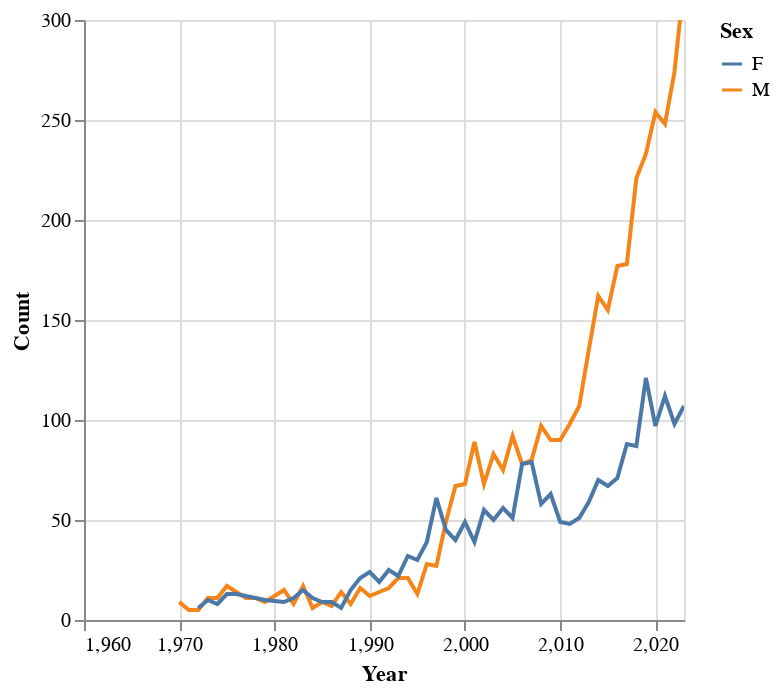

Notebook cell for this chart:
### Code cell
aries_chart = alt.Chart(aries_df).mark_line().encode(
    x=alt.X('Year', scale=alt.Scale(domain=[1960, 2023])),
    y=alt.Y('Count', scale=alt.Scale(domain=[0,300])),
    color='Sex',
).interactive()

aries_chart

### Figure 1 — Vega-Lite specification as saved in the notebook (floating-point values rounded to 4 significant figures)
{"config": {"view": {"continuousWidth": 300, "continuousHeight": 300}}, "data": {"name": "data-accf7474d88558f6550e29cf8921a1e8"}, "mark": {"type": "line"}, "encoding": {"color": {"field": "Sex", "type": "nominal"}, "x": {"field": "Year", "scale": {"domain": [1960, 2023]}, "type": "quantitative"}, "y": {"field": "Count", "scale": {"domain": [0, 300]}, "type": "quantitative"}}, "params": [{"name": "param_62", "select": {"type": "interval", "encodings": ["x", "y"]}, "bind": "scales"}], "$schema": "https://vega.github.io/schema/vega-lite/v5.17.0.json", "datasets": {"data-accf7474d88558f6550e29cf8921a1e8": [{"Year": 1970, "Name": "Aries", "Sex": "M", "Count": 9}, {"Year": 1971, "Name": "Aries", "Sex": "M", "Count": 5}, {"Year": 1972, "Name": "Aries", "Sex": "F", "Count": 6}, {"Year": 1972, "Name": "Aries", "Sex": "M", "Count": 5}, {"Year": 1973, "Name": "Aries", "Sex": "F", "Count": 10}, {"Year": 1973, "Name": "Aries", "Sex": "M", "Count": 11}, {"Year": 1974, "Name": "Aries", "Sex": "F", "Count": 8}, {"Year": 1974, "Name": "Aries", "Sex": "M", "Count": 11}, {"Year": 1975, "Name": "Aries", "Sex": "F", "Count": 13}, {"Year": 1975, "Name": "Aries", "Sex": "M", "Count": 17}, {"Year": 1976, "Name": "Aries", "Sex": "F", "Count": 13}, {"Year": 1976, "Name": "Aries", "Sex": "M", "Count": 14}, {"Year": 1977, "Name": "Aries", "Sex": "M", "Count": 11}, {"Year": 1978, "Name": "Aries", "Sex": "M", "Count": 11}, {"Year": 1979, "Name": "Aries", "Sex": "F", "Count": 10}, {"Year": 1979, "Name": "Aries", "Sex": "M", "Count": 9}, {"Year": 1981, "Name": "Aries", "Sex": "F", "Count": 9}, {"Year": 1981, "Name": "Aries", "Sex": "M", "Count": 15}, {"Year": 1982, "Name": "Aries", "Sex": "F", "Count": 11}, {"Year": 1982, "Name": "Aries", "Sex": "M", "Count": 8}, {"Year": 1983, "Name": "Aries", "Sex": "F", "Count": 15}, {"Year": 1983, "Name": "Aries", "Sex": "M", "Count": 17}, {"Year": 1984, "Name": "Aries", "Sex": "F", "Count": 11}, {"Year": 1984, "Name": "Aries", "Sex": "M", "Count": 6}, {"Year": 1985, "Name": "Aries", "Sex": "F", "Count": 9}, {"Year": 1985, "Name": "Aries", "Sex": "M", "Count": 9}, {"Year": 1986, "Name": "Aries", "Sex": "F", "Count": 9}, {"Year": 1986, "Name": "Aries", "Sex": "M", "Count": 7}, {"Year": 1987, "Name": "Aries", "Sex": "F", "Count": 6}, {"Year": 1987, "Name": "Aries", "Sex": "M", "Count": 14}, {"Year": 1988, "Name": "Aries", "Sex": "F", "Count": 15}, {"Year": 1988, "Name": "Aries", "Sex": "M", "Count": 8}, {"Year": 1989, "Name": "Aries", "Sex": "F", "Count": 21}, {"Year": 1989, "Name": "Aries", "Sex": "M", "Count": 16}, {"Year": 1990, "Name": "Aries", "Sex": "F", "Count": 24}, {"Year": 1990, "Name": "Aries", "Sex": "M", "Count": 12}, {"Year": 1991, "Name": "Aries", "Sex": "F", "Count": 19}, {"Year": 1991, "Name": "Aries", "Sex": "M", "Count": 14}, {"Year": 1992, "Name": "Aries", "Sex": "F", "Count": 25}, {"Year": 1992, "Name": "Aries", "Sex": "M", "Count": 16}, {"Year": 1993, "Name": "Aries", "Sex": "F", "Count": 22}, {"Year": 1993, "Name": "Aries", "Sex": "M", "Count": 21}, {"Year": 1994, "Name": "Aries", "Sex": "F", "Count": 32}, {"Year": 1994, "Name": "Aries", "Sex": "M", "Count": 21}, {"Year": 1995, "Name": "Aries", "Sex": "F", "Count": 30}, {"Year": 1995, "Name": "Aries", "Sex": "M", "Count": 13}, {"Year": 1996, "Name": "Aries", "Sex": "F", "Count": 39}, {"Year": 1996, "Name": "Aries", "Sex": "M", "Count": 28}, {"Year": 1997, "Name": "Aries", "Sex": "F", "Count": 61}, {"Year": 1997, "Name": "Aries", "Sex": "M", "Count": 27}, {"Year": 1998, "Name": "Aries", "Sex": "F", "Count": 45}, {"Year": 1998, "Name": "Aries", "Sex": "M", "Count": 49}, {"Year": 1999, "Name": "Aries", "Sex": "F", "Count": 40}, {"Year": 1999, "Name": "Aries", "Sex": "M", "Count": 67}, {"Year": 2000, "Name": "Aries", "Sex": "F", "Count": 49}, {"Year": 2000, "Name": "Aries", "Sex": "M", "Count": 68}, {"Year": 2001, "Name": "Aries", "Sex": "F", "Count": 39}, {"Year": 2001, "Name": "Aries", "Sex": "M", "Count": 89}, {"Year": 2002, "Name": "Aries", "Sex": "F", "Count": 55}, {"Year": 2002, "Name": "Aries", "Sex": "M", "Count": 68}, {"Year": 2003, "Name": "Aries", "Sex": "F", "Count": 50}, {"Year": 2003, "Name": "Aries", "Sex": "M", "Count": 83}, {"Year": 2004, "Name": "Aries", "Sex": "F", "Count": 56}, {"Year": 2004, "Name": "Aries", "Sex": "M", "Count": 75}, {"Year": 2005, "Name": "Aries", "Sex": "F", "Count": 51}, {"Year": 2005, "Name": "Aries", "Sex": "M", "Count": 92}, {"Year": 2006, "Name": "Aries", "Sex": "F", "Count": 78}, {"Year": 2006, "Name": "Aries", "Sex": "M", "Count": 78}, {"Year": 2007, "Name": "Aries", "Sex": "F", "Count": 79}, {"Year": 2007, "Name": "Aries", "Sex": "M", "Count": 80}, {"Year": 2008, "Name": "Aries", "Sex": "F", "Count": 58}, {"Year": 2008, "Name": "Aries", "Sex": "M", "Count": 97}, {"Year": 2009, "Name": "Aries", "Sex": "F", "Count": 63}, {"Year": 2009, "Name": "Aries", "Sex": "M", "Count": 90}, {"Year": 2010, "Name": "Aries", "Sex": "F", "Count": 49}, {"Year": 2010, "Name": "Aries", "Sex": "M", "Count": 90}, {"Year": 2011, "Name": "Aries", "Sex": "F", "Count": 48}, {"Year": 2011, "Name": "Aries", "Sex": "M", "Count": 98}, {"Year": 2012, "Name": "Aries", "Sex": "F", "Count": 51}, {"Year": 2012, "Name": "Aries", "Sex": "M", "Count": 107}, {"Year": 2013, "Name": "Aries", "Sex": "F", "Count": 59}, {"Year": 2013, "Name": "Aries", "Sex": "M", "Count": 135}, {"Year": 2014, "Name": "Aries", "Sex": "F", "Count": 70}, {"Year": 2014, "Name": "Aries", "Sex": "M", "Count": 162}, {"Year": 2015, "Name": "Aries", "Sex": "F", "Count": 67}, {"Year": 2015, "Name": "Aries", "Sex": "M", "Count": 155}, {"Year": 2016, "Name": "Aries", "Sex": "F", "Count": 71}, {"Year": 2016, "Name": "Aries", "Sex": "M", "Count": 177}, {"Year": 2017, "Name": "Aries", "Sex": "F", "Count": 88}, {"Year": 2017, "Name": "Aries", "Sex": "M", "Count": 178}, {"Year": 2018, "Name": "Aries", "Sex": "F", "Count": 87}, {"Year": 2018, "Name": "Aries", "Sex": "M", "Count": 221}, {"Year": 2019, "Name": "Aries", "Sex": "F", "Count": 121}, {"Year": 2019, "Name": "Aries", "Sex": "M", "Count": 233}, {"Year": 2020, "Name": "Aries", "Sex": "F", "Count": 97}, {"Year": 2020, "Name": "Aries", "Sex": "M", "Count": 254}, {"Year": 2021, "Name": "Aries", "Sex": "F", "Count": 112}, {"Year": 2021, "Name": "Aries", "Sex": "M", "Count": 248}, {"Year": 2022, "Name": "Aries", "Sex": "F", "Count": 98}, {"Year": 2022, "Name": "Aries", "Sex": "M", "Count": 274}, {"Year": 2023, "Name": "Aries", "Sex": "F", "Count": 107}, {"Year": 2023, "Name": "Aries", "Sex": "M", "Count": 319}]}}
